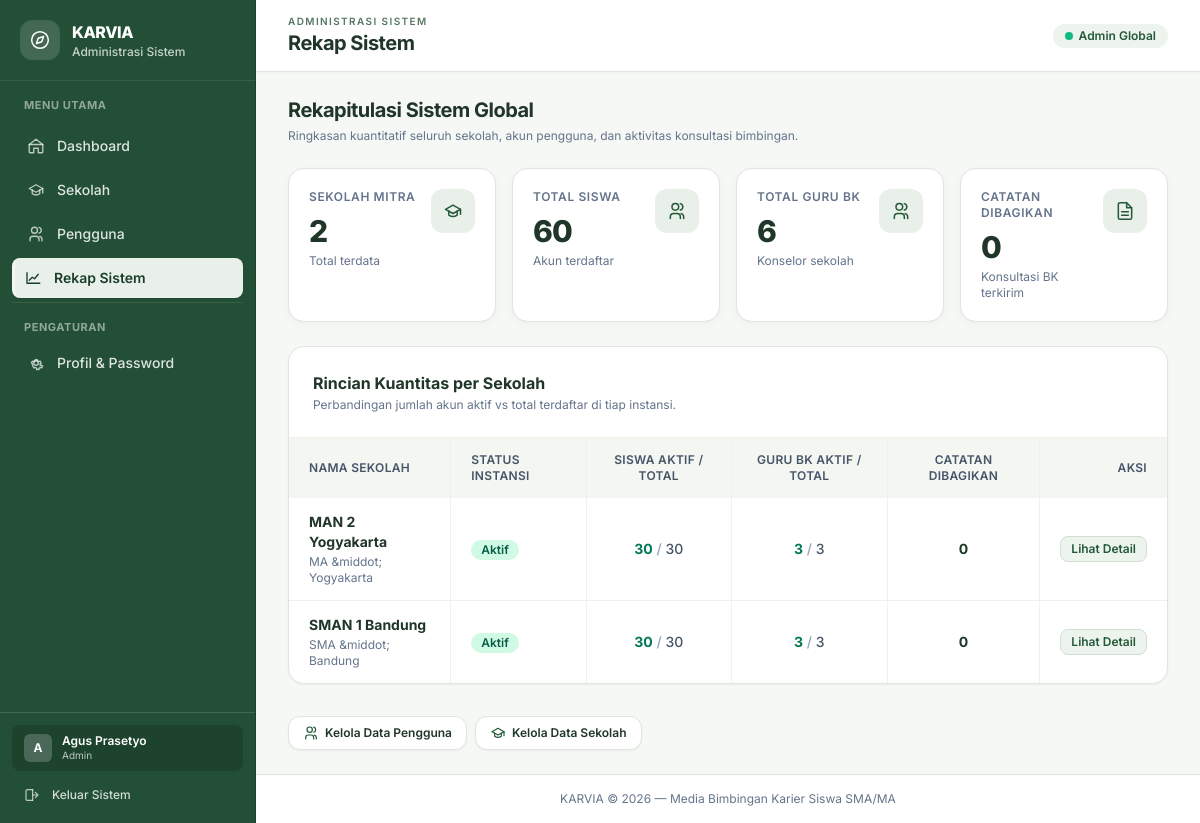
Page /admin/rekap.php (signed in) on the committed database.
### tables this page shows
CREATE TABLE `pengguna` (
  `id` BIGINT UNSIGNED NOT NULL AUTO_INCREMENT,
  `sekolah_id` BIGINT UNSIGNED NULL,
  `nama_lengkap` VARCHAR(150) NOT NULL,
  `username` VARCHAR(50) NOT NULL,
  `password_hash` VARCHAR(255) NOT NULL,
  `role` ENUM('admin', 'guru_bk', 'siswa') NOT NULL,
  `status` ENUM('aktif', 'nonaktif') NOT NULL DEFAULT 'aktif',
  `nisn` VARCHAR(20) NULL,
  `nip` VARCHAR(30) NULL,
  `kelas` VARCHAR(20) NULL,
  `jurusan` VARCHAR(50) NULL,
  `no_telepon` VARCHAR(20) NULL,
  `last_login_at` DATETIME NULL,
  `terakhir_aktif_pada` DATETIME NULL,
  `login_count` INT UNSIGNED NOT NULL DEFAULT 0,
  `dibuat_oleh` BIGINT UNSIGNED NULL,
  `dibuat_pada` DATETIME NOT NULL,
  `diperbarui_pada` DATETIME NULL,
  PRIMARY KEY (`id`),
  UNIQUE KEY `uq_pengguna_username` (`username`),
  KEY `idx_pengguna_sekolah` (`sekolah_id`),
  KEY `idx_pengguna_role` (`role`),
  KEY `idx_pengguna_status` (`status`),
  KEY `idx_pengguna_last_login` (`last_login_at`),
  KEY `idx_pengguna_terakhir_aktif` (`terakhir_aktif_pada`),
  CONSTRAINT `fk_pengguna_sekolah`
    FOREIGN KEY (`sekolah_id`) REFERENCES `sekolah` (`id`)
    ON DELETE RESTRICT,
  CONSTRAINT `fk_pengguna_dibuat_oleh`
    FOREIGN KEY (`dibuat_oleh`) REFERENCES `pengguna` (`id`)
    ON DELETE SET NULL
);

CREATE TABLE `sekolah` (
  `id` BIGINT UNSIGNED NOT NULL AUTO_INCREMENT,
  `nama` VARCHAR(150) NOT NULL,
  `npsn` VARCHAR(20) NULL,
  `jenjang` ENUM('SMA', 'MA') NOT NULL DEFAULT 'SMA',
  `alamat` TEXT NULL,
  `kota` VARCHAR(100) NULL,
  `provinsi` VARCHAR(100) NULL,
  `status` ENUM('aktif', 'nonaktif') NOT NULL DEFAULT 'aktif',
  `dibuat_pada` DATETIME NOT NULL,
  `diperbarui_pada` DATETIME NULL,
  PRIMARY KEY (`id`),
  UNIQUE KEY `uq_sekolah_npsn` (`npsn`),
  KEY `idx_sekolah_status` (`status`),
  KEY `idx_sekolah_nama` (`nama`)
);

### admin/rekap.php (the view, shortened to what this page needs)
<?php
$peran_halaman = 'admin';
$halaman_aktif = 'rekap';
$judul_halaman = 'Rekap Sistem';
require_once __DIR__ . '/../includes/header.php';
$pdo = db();
$ringkasan = $pdo->query(
    "SELECT
       (SELECT COUNT(*) FROM sekolah) AS jumlah_sekolah,
       (SELECT COUNT(*) FROM pengguna WHERE role = 'siswa') AS jumlah_siswa,
       (SELECT COUNT(*) FROM pengguna WHERE role = 'guru_bk') AS jumlah_guru,
       (SELECT COUNT(*) FROM berbagi_catatan b JOIN pengguna p ON p.id = b.siswa_id AND p.sekolah_id = b.sekolah_id) AS jumlah_catatan"
)->fetch();
$sekolah = $pdo->query(
    "SELECT s.id, s.nama, s.jenjang, s.kota, s.status,
       SUM(CASE WHEN p.role = 'siswa' THEN 1 ELSE 0 END) AS siswa,
       SUM(CASE WHEN p.role = 'siswa' AND p.status = 'aktif' THEN 1 ELSE 0 END) AS siswa_aktif,
       SUM(CASE WHEN p.role = 'guru_bk' THEN 1 ELSE 0 END) AS guru,
       SUM(CASE WHEN p.role = 'guru_bk' AND p.status = 'aktif' THEN 1 ELSE 0 END) AS guru_aktif,
       (SELECT COUNT(*) FROM berbagi_catatan b JOIN pengguna ps ON ps.id = b.siswa_id
        WHERE b.sekolah_id = s.id AND ps.sekolah_id = s.id) AS catatan
     FROM sekolah s LEFT JOIN pengguna p ON p.sekolah_id = s.id
     GROUP BY s.id, s.nama, s.jenjang, s.kota, s.status ORDER BY s.nama"
)->fetchAll();
?>
<div class="flex flex-col gap-1">
  <h2 class="text-xl font-bold tracking-tight text-[#203628]">Rekapitulasi Sistem Global</h2>
  <p class="text-xs text-slate-500">Ringkasan kuantitatif seluruh sekolah, akun pengguna, dan aktivitas konsultasi bimbingan.</p>
</div>
<section class="grid gap-4 sm:grid-cols-2 lg:grid-cols-4" aria-label="Ringkasan seluruh sekolah">
  <article class="flex items-start justify-between gap-3 rounded-2xl border border-[#dfe6de] bg-white p-5 shadow-[0_2px_8px_rgba(48,56,50,0.04)]">
    <div>
      <h3 class="text-xs font-semibold uppercase tracking-wider text-slate-500">Sekolah Mitra</h3>
      <p class="mt-2 text-2xl font-extrabold tracking-tight text-[#203628] sm:text-3xl"><?= e($ringkasan['jumlah_sekolah']) ?></p>
      <p class="mt-1 text-xs text-slate-500">Total terdata</p>
    </div>
    <span class="inline-flex h-11 w-11 shrink-0 items-center justify-center rounded-xl bg-[#e8f0e9] text-[#245938]">
    </span>
  </article>
  <article class="flex items-start justify-between gap-3 rounded-2xl border border-[#dfe6de] bg-white p-5 shadow-[0_2px_8px_rgba(48,56,50,0.04)]">
    <div>
      <h3 class="text-xs font-semibold uppercase tracking-wider text-slate-500">Total Siswa</h3>
      <p class="mt-2 text-2xl font-extrabold tracking-tight text-[#203628] sm:text-3xl"><?= e($ringkasan['jumlah_siswa']) ?></p>
      <p class="mt-1 text-xs text-slate-500">Akun terdaftar</p>
    </div>
    <span class="inline-flex h-11 w-11 shrink-0 items-center justify-center rounded-xl bg-[#e8f0e9] text-[#245938]">
    </span>
  </article>
  <article class="flex items-start justify-between gap-3 rounded-2xl border border-[#dfe6de] bg-white p-5 shadow-[0_2px_8px_rgba(48,56,50,0.04)]">
    <div>
      <h3 class="text-xs font-semibold uppercase tracking-wider text-slate-500">Total Guru BK</h3>
      <p class="mt-2 text-2xl font-extrabold tracking-tight text-[#203628] sm:text-3xl"><?= e($ringkasan['jumlah_guru']) ?></p>
      <p class="mt-1 text-xs text-slate-500">Konselor sekolah</p>
    </div>
    <span class="inline-flex h-11 w-11 shrink-0 items-center justify-center rounded-xl bg-[#e8f0e9] text-[#245938]">
    </span>
  </article>
  <article class="flex items-start justify-between gap-3 rounded-2xl border border-[#dfe6de] bg-white p-5 shadow-[0_2px_8px_rgba(48,56,50,0.04)]">
    <div>
      <h3 class="text-xs font-semibold uppercase tracking-wider text-slate-500">Catatan Dibagikan</h3>
      <p class="mt-2 text-2xl font-extrabold tracking-tight text-[#203628] sm:text-3xl"><?= e($ringkasan['jumlah_catatan']) ?></p>
      <p class="mt-1 text-xs text-slate-500">Konsultasi BK terkirim</p>
    </div>
    <span class="inline-flex h-11 w-11 shrink-0 items-center justify-center rounded-xl bg-[#e8f0e9] text-[#245938]">
    </span>
  </article>
</section>
<section class="rounded-2xl border border-[#dfe6de] bg-white shadow-sm overflow-hidden">
  <div class="border-b border-[#eef2ed] p-5 sm:p-6">
    <h3 class="text-base font-bold text-[#203628]">Rincian Kuantitas per Sekolah</h3>
    <p class="mt-0.5 text-xs text-slate-500">Perbandingan jumlah akun aktif vs total terdaftar di tiap instansi.</p>
  </div>
  <div class="overflow-x-auto">
    <table class="w-full text-left text-sm">
      <thead class="bg-[#f3f6f1] text-xs uppercase tracking-wide text-slate-600">
        <tr>
          <th scope="col" class="px-5 py-3.5 font-semibold">Nama Sekolah</th>
          <th scope="col" class="px-5 py-3.5 font-semibold">Status Instansi</th>
          <th scope="col" class="px-5 py-3.5 font-semibold text-center">Siswa Aktif / Total</th>
          <th scope="col" class="px-5 py-3.5 font-semibold text-center">Guru BK Aktif / Total</th>
          <th scope="col" class="px-5 py-3.5 font-semibold text-center">Catatan Dibagikan</th>
          <th scope="col" class="px-5 py-3.5 font-semibold text-right">Aksi</th>
        </tr>
      </thead>
      <tbody class="divide-y divide-[#edf1ec] text-slate-700">
        <?php if (!$sekolah): ?>
          <tr><td colspan="6" class="px-5 py-10 text-center text-sm text-slate-500">Belum ada data sekolah.</td></tr>
        <?php else: foreach ($sekolah as $row): ?>
          <tr class="transition-colors hover:bg-[#f8faf7]">
            <td class="px-5 py-3.5">
              <a href="<?= e(url('admin/sekolah_detail.php?id=' . (int) $row['id'])) ?>" class="font-bold text-[#203628] hover:text-[#245938] hover:underline">
                <?= e($row['nama']) ?>
              </a>
              <div class="mt-0.5 text-xs text-slate-500"><?= e($row['jenjang'] . ' &middot; ' . ($row['kota'] ?: 'Lokasi belum diisi')) ?></div>
            </td>
            <td class="px-5 py-3.5">
              <span class="inline-flex items-center rounded-full px-2.5 py-0.5 text-xs font-semibold <?= $row['status'] === 'aktif' ? 'bg-emerald-100 text-emerald-800' : 'bg-slate-100 text-slate-600' ?>">
                <?= e(ucfirst($row['status'])) ?>
              </span>
            </td>
            <td class="px-5 py-3.5 text-center font-medium">
              <span class="font-bold text-emerald-700"><?= e($row['siswa_aktif']) ?></span>
              <span class="text-slate-400">/</span>
              <span class="text-slate-600"><?= e($row['siswa']) ?></span>
            </td>
            <td class="px-5 py-3.5 text-center font-medium">
              <span class="font-bold text-emerald-700"><?= e($row['guru_aktif']) ?></span>
              <span class="text-slate-400">/</span>
              <span class="text-slate-600"><?= e($row['guru']) ?></span>
            </td>
            <td class="px-5 py-3.5 text-center font-bold text-[#203628]">
              <?= e($row['catatan']) ?>
            </td>
            <td class="px-5 py-3.5 text-right whitespace-nowrap">
              <a href="<?= e(url('admin/sekolah_detail.php?id=' . (int) $row['id'])) ?>" class="inline-flex items-center rounded-lg border border-[#cfe0d3] bg-[#edf4ee] px-2.5 py-1 text-xs font-semibold text-[#245938] hover:bg-[#dfeada]">
                Lihat Detail
              </a>
            </td>
          </tr>
        <?php endforeach; endif; ?>
      </tbody>
    </table>
  </div>
</section>
<div class="flex flex-wrap gap-2 pt-2">
  <a class="inline-flex items-center gap-1.5 rounded-xl border border-[#dfe6de] bg-white px-3.5 py-2 text-xs font-semibold text-[#203628] shadow-sm hover:bg-[#f6f8f5]" href="<?= e(url('admin/pengguna.php')) ?>">
    Kelola Data Pengguna
  </a>
  <a class="inline-flex items-center gap-1.5 rounded-xl border border-[#dfe6de] bg-white px-3.5 py-2 text-xs font-semibold text-[#203628] shadow-sm hover:bg-[#f6f8f5]" href="<?= e(url('admin/sekolah.php')) ?>">
    Kelola Data Sekolah
  </a>
</div>
<?php require __DIR__ . '/../includes/footer.php'; ?>

### includes/header.php (shortened to what this page needs)
<?php
require_once __DIR__ . '/function.php';
auth_cek_peran($peran_halaman);
$pengguna_aktif = auth_pengguna();
$menu_peran = [
    'admin' => [
        ['index', 'Dashboard', 'admin/index.php', 'home'],
        ['sekolah', 'Sekolah', 'admin/sekolah.php', 'school'],
        ['pengguna', 'Pengguna', 'admin/pengguna.php', 'users'],
        ['rekap', 'Rekap Sistem', 'admin/rekap.php', 'chart'],
    ],
    'guru_bk' => [
        ['index', 'Dashboard', 'guru_bk/index.php', 'home'],
        ['catatan', 'Catatan Siswa', 'guru_bk/catatan.php', 'file'],
        ['artikel', 'Artikel Edukasi', 'guru_bk/artikel.php', 'book'],
    ],
    'siswa' => [
        ['index', 'Beranda', 'siswa/index.php', 'home'],
        ['kenali_diri', 'Kenali Diriku', 'siswa/kenali_diri.php', 'users'],
        ['profesi', 'Jelajah Profesi', 'siswa/profesi.php', 'compass'],
        ['jalur', 'Jalur Setelah Lulus', 'siswa/jalur.php', 'map'],
        ['bandingkan', 'Bandingkan Pilihan', 'siswa/bandingkan.php', 'chart'],
        ['rencana', 'Rencana Langkahku', 'siswa/rencana.php', 'calendar'],
        ['jurnal', 'Jurnal Refleksi', 'siswa/jurnal.php', 'book'],
        ['konsultasi', 'Ruang Konsultasi BK', 'siswa/konsultasi.php', 'message'],
        ['tips', 'Tips & Edukasi', 'siswa/tips.php', 'lightbulb'],
    ],
];
$role_labels = [
    'admin' => 'Administrasi Sistem',
    'guru_bk' => 'Ruang Guru BK',
    'siswa' => 'Langkah Karierku',
];
$judul_halaman = $judul_halaman ?? 'KARVIA';
$halaman_aktif = $halaman_aktif ?? 'index';
?>
<!doctype html>
<html lang="id">
<head>
  <script src="https://cdn.tailwindcss.com"></script>
</head>
<body class="min-h-screen bg-[#f6f8f5] text-slate-900 antialiased">
  <div class="min-h-screen lg:pl-64">
    <aside id="karvia-sidebar" class="fixed inset-y-0 left-0 z-50 flex w-64 -translate-x-full flex-col border-r border-[#1a4029] bg-[#224f35] transition-transform duration-200 lg:translate-x-0">
      <div class="flex items-center justify-between gap-3 px-5 py-5 border-b border-white/10">
        <div class="flex min-w-0 items-center gap-3">
          <span class="flex h-10 w-10 shrink-0 items-center justify-center rounded-xl bg-white/15 text-white shadow-inner">
          </span>
          <div class="min-w-0">
            <span class="block text-base font-extrabold tracking-tight text-white">KARVIA</span>
            <p class="truncate text-xs font-medium text-white/75"><?= e($role_labels[$peran_halaman] ?? 'Langkah Karierku') ?></p>
          </div>
        </div>
      </div>
      <nav aria-label="Navigasi utama" class="flex-1 space-y-1 overflow-y-auto px-3 py-4">
        <p class="px-3 pb-2 text-[11px] font-bold uppercase tracking-wider text-white/50">Menu Utama</p>
        <?php foreach ($menu_peran[$peran_halaman] as [$kunci, $label, $tujuan, $ikon]): ?>
          <?php $isActive = ($halaman_aktif === $kunci); ?>
          <a href="<?= e(url($tujuan)) ?>" class="flex items-center gap-3 rounded-lg px-3 py-2.5 text-sm font-medium transition-colors <?= $isActive ? 'border-l-[3px] border-[#f2f6f2] bg-[#e8f0e9] pl-[9px] text-[#1b3d2b] font-semibold shadow-sm' : 'border-l-[3px] border-transparent text-white/85 hover:bg-white/15 hover:text-white' ?>"<?= $isActive ? ' aria-current="page"' : '' ?>>
            <span class="<?= $isActive ? 'text-[#1b3d2b]' : 'text-white/70' ?>"><?php karvia_icon($ikon, 'h-[18px] w-[18px]'); ?></span>
            <span class="truncate"><?= e($label) ?></span>
          </a>
        <?php endforeach; ?>
        <div class="pt-4 mt-2 border-t border-white/10">
          <p class="px-3 pb-2 text-[11px] font-bold uppercase tracking-wider text-white/50">Pengaturan</p>
          <?php $isProfilActive = ($halaman_aktif === 'profil'); ?>
          <a href="<?= e(url('profil.php')) ?>" class="flex items-center gap-3 rounded-lg px-3 py-2.5 text-sm font-medium transition-colors <?= $isProfilActive ? 'border-l-[3px] border-[#f2f6f2] bg-[#e8f0e9] pl-[9px] text-[#1b3d2b] font-semibold shadow-sm' : 'border-l-[3px] border-transparent text-white/85 hover:bg-white/15 hover:text-white' ?>"<?= $isProfilActive ? ' aria-current="page"' : '' ?>>
            <span class="<?= $isProfilActive ? 'text-[#1b3d2b]' : 'text-white/70' ?>"><?php karvia_icon('settings', 'h-[18px] w-[18px]'); ?></span>
            <span class="truncate">Profil &amp; Password</span>
          </a>
        </div>
      </nav>
      <div class="border-t border-white/15 p-3">
        <div class="mb-2 flex items-center gap-2.5 rounded-lg bg-black/15 px-3 py-2 text-white">
          <span class="flex h-7 w-7 shrink-0 items-center justify-center rounded-md bg-white/20 text-xs font-bold text-white">
            <?= e(mb_strtoupper(mb_substr($pengguna_aktif['nama_lengkap'] ?? 'U', 0, 1))) ?>
          </span>
          <div class="min-w-0 flex-1">
            <div class="truncate text-xs font-semibold leading-tight"><?= e($pengguna_aktif['nama_lengkap'] ?? '') ?></div>
            <div class="truncate text-[10px] text-white/70"><?= e($pengguna_aktif['sekolah_nama'] ?? ucfirst(str_replace('_', ' ', $peran_halaman))) ?></div>
          </div>
        </div>
        <form method="post" action="<?= e(url('logout.php')) ?>">
          <button type="submit" class="flex w-full items-center gap-3 rounded-lg px-3 py-2 text-left text-xs font-medium text-white/80 transition-colors hover:bg-rose-500/20 hover:text-rose-200 focus:outline-none">
            <span class="text-white/70"><?php karvia_icon('logout', 'h-4 w-4'); ?></span>
            <span>Keluar Sistem</span>
          </button>
        </form>
      </div>
    </aside>
    <div class="flex min-h-screen flex-col min-w-0">
      <header class="sticky top-0 z-30 flex items-center justify-between border-b border-[#dfe6de] bg-white px-4 py-3.5 sm:px-6 lg:px-8 shadow-[0_1px_3px_rgba(0,0,0,0.03)]">
        <div class="flex min-w-0 items-center gap-3">
          <div>
            <p class="text-[10px] font-semibold uppercase tracking-[0.14em] text-[#55785f]">
              <?= e($role_labels[$peran_halaman] ?? 'KARVIA') ?>
            </p>
            <h1 class="text-lg font-bold tracking-tight text-[#203628] sm:text-xl">
              <?= e($judul_halaman) ?>
            </h1>
          </div>
        </div>
        <div class="flex items-center gap-2">
          <?php if ($peran_halaman === 'admin'): ?>
            <span class="inline-flex items-center gap-1.5 rounded-full bg-[#edf3ed] px-3 py-1 text-xs font-semibold text-[#245938]">
              <span class="h-2 w-2 rounded-full bg-emerald-500 animate-pulse"></span>
              Admin Global
            </span>
          <?php endif; ?>
        </div>
      </header>
      <main class="flex-1 px-4 py-6 sm:px-6 lg:px-8 space-y-6">

### includes/header.php (style rules this page uses)
body { font-family: 'Inter', -apple-system, BlinkMacSystemFont, sans-serif; }
table th + th, table td + td { border-left: 1px solid #eef2ed; }

### rows in the picture
pengguna: nama_lengkap "A", nama_lengkap "Agus Prasetyo"
sekolah: nama "MAN 2 Yogyakarta", jenjang+kota "MA &middot; Yogyakarta", status "Aktif", siswa_aktif "30", siswa "30", guru_aktif "3", guru "3", catatan "0"
sekolah: nama "SMAN 1 Bandung", jenjang+kota "SMA &middot; Bandung", status "Aktif", siswa_aktif "30", siswa "30", guru_aktif "3", guru "3", catatan "0"

### other values in the picture
$role_labels[$peran_halaman] "Administrasi Sistem"
$label "Dashboard"
$label "Sekolah"
$label "Pengguna"
$label "Rekap Sistem"
$pengguna_aktif['sekolah_nama'] "Admin"
$role_labels[$peran_halaman] "ADMINISTRASI SISTEM"
$judul_halaman "Rekap Sistem"
$ringkasan['jumlah_sekolah'] "2"
$ringkasan['jumlah_siswa'] "60"
$ringkasan['jumlah_guru'] "6"
$ringkasan['jumlah_catatan'] "0"
